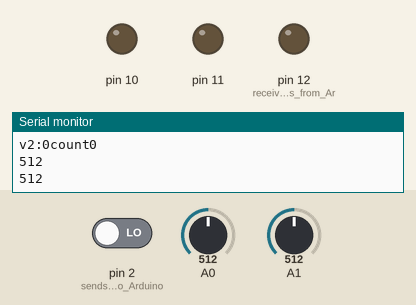
A sketch run on a simulated Arduino Uno, built with avr-gcc and run on an emulated ATmega328P. Parts: output pins drawn as LEDs (lit = HIGH), the last lines printed to the serial monitor. The test bench sets the inputs (shaded band); at power-on: A1 = 512, A0 = 512, pin 2 (sends_messages_to_Arduino) LOW.

Above: at 1.2 s.
1.3 s: A1 set to 985
2.8 s: A1 set to 1010
At 3.7 s:
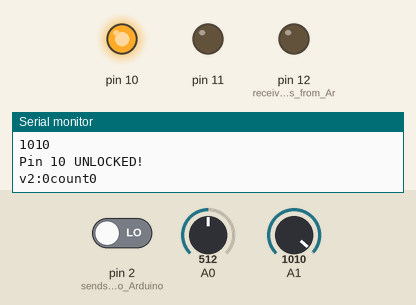
4.4 s: A0 set to 0
At 5.2 s:
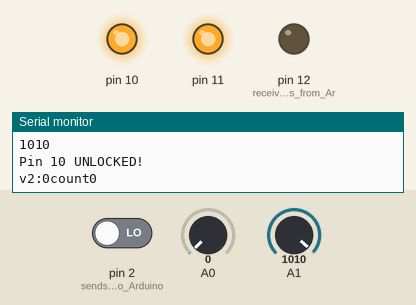
Timing chart, 0 to 7.4 s (numbered marks = the images above; inputs shaded):
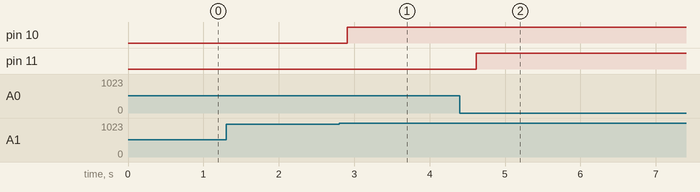

Measured:
- the behaviour switches between 999 and 1000 on A1 (found by bisection; images 0 and 1)
- after the input at 2.8 s, pin 10: LOW → HIGH after 0.11 s
- after the input at 4.4 s, pin 11: LOW → HIGH after 0.22 s

The sketch:

HW12.ino
```cpp
int pv2;  // previous value of pin 2
int nClicks; // number of clicks

bool led12On = false;
bool led11On = false;
bool led10On = false;

void setup() {
  pinMode(12, OUTPUT); // receives messages from Arduino
  pinMode(11, OUTPUT);
  pinMode(10, OUTPUT);

  pinMode(2, INPUT); // sends messages to Arduino

// initiate serial communication between Arduino board and computer
// Serial = allows sending and receiving data to and from Arduino via USB port, typically using the Serial.print(), Serial.println(), Serial.read()
// begin = start serial communication
// 9600 = baud rate (defines the speed the data is transmitted in bits/bauds pr second (bps)), so this is 9600 bps
Serial.begin(9600);

pv2 = 0;
nClicks = 0;
}


void loop() {

// BUTTON
  int v2 = digitalRead(2); // read input from pin 2 and put it in v2 variable;

  if(v2 == 1 && pv2 == 0) { // if current value of pin 2 is 1 (HIGH)(pressed) and previous value of pin 2 is 0 (LOW)(released)..
    nClicks += 1; // .. increase nClicks counter by 1
  }

  pv2 = v2; // update the previous value of pin 2 (pv2) to current value of pin 2 (v2)

  // print the following line everytime the above is executed
  // "v2:" = title for v2's value (String(v2))
  // String(v2) = converts value of v2 (either 1 or 0 dependant on pin 2's state (HIGH/LOW)) into a string
  // "count" = another title, for number of clicks (String(nClicks))
  // String(nClicks) = converts nClicks into a string
  // so if button is pressed 3 times, it should read as "v2:1count3"
  Serial.println("v2:" + String(v2) + "count" + String(nClicks));

  // if the button has been pressed 5 times, turn on LED on pin 12
  if (nClicks == 5 && !led12On) { // if number of clicks is equals to 5 and LED on pin 12 is not on
    digitalWrite(12, HIGH);  // Turn on LED on pin 12
    Serial.println("Pin 12 UNLOCKED!");  // print "Pin 12 UNLOCKED" as visual feedback
    led12On = true;  // ensure that LED on pin 12 is unlocked only when button is pressed 5 times, and prevents LED from being turned on again from subsequent presses
  }

  delay(100);


// PHOTORESISTOR
  int a0In = analogRead(A0); // read value from analog pin A0..

  Serial.println(a0In); // .. and print it on the Serial Monitor

if (a0In == 0) { // if reading is 0..
    digitalWrite(11, HIGH);  // .. turn on LED on pin 11
    Serial.println("Pin 11 UNLOCKED!"); // print "Pin 11 UNLOCKED" as visual feedback
    led11On = true;
  } else { // otherwise..
    led11On = false;  // .. leave LED on pin 11 off
  }

  delay(100);


// ROTARY POTENTIOMETER
int a1In = analogRead(A1); // read value from analog pin A1..

  Serial.println(a1In); // .. and print it on the Serial Monitor

  if (a1In >= 1000 && a1In < 2000) { // if the reading ranges between 1000 and 2000..
    digitalWrite(10, HIGH);  // .. turn on LED on pin 10
    Serial.println("Pin 10 UNLOCKED!");  // print "Pin 10 UNLOCKED" as visual feedback
    led10On = true;
  } else { // otherwise..
    led10On = false;  // .. leave LED on pin 10 off
  }

  delay(100);

//////

 // check if all LEDs on pins 10, 11 and 12 are on
  if (led12On && led11On && led10On) {
    // blink the LEDs forever
    while (true) {  // creates an infinte loop (because true will always be true) (not related to the 'true' statuses of the pins 10-12)
      // make all LEDs blink (turn on(HIGH) and off(LOW) at 500ms intervals)
      digitalWrite(12, HIGH);
      digitalWrite(11, HIGH);
      digitalWrite(10, HIGH);
      delay(500);

      digitalWrite(12, LOW);
      digitalWrite(11, LOW);
      digitalWrite(10, LOW);
      delay(500);
    }
  }
}
```
